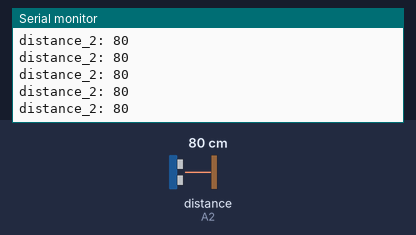
A sketch run on a simulated Arduino Uno, built with avr-gcc and run on an emulated ATmega328P. Parts: the last lines printed to the serial monitor. Wiring (inferred from the names in the program): ultrasonic range finder: trigger A3; echo A2. The inputs (shaded band) are chosen by the test bench; at power-on: distance to the obstacle (sensor on A2) 80 cm. The echo pulse lasts 58.3 µs per cm.

Above: at 1.2 s.
1.3 s: distance to the obstacle (sensor on A2) set to 2 cm
At 2.2 s:
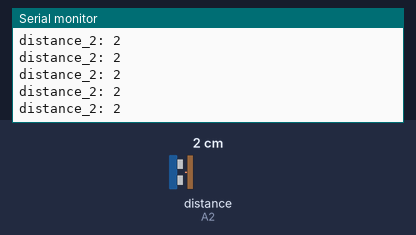
2.8 s: distance to the obstacle (sensor on A2) set to 18 cm
At 3.9 s:
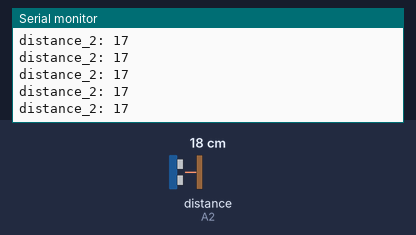
8.8 s: distance to the obstacle (sensor on A2) set to 4 cm
At 9.4 s:
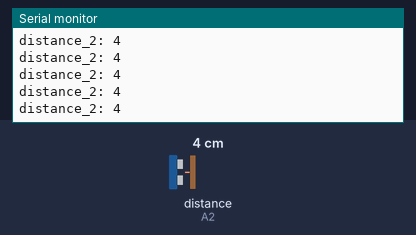
11.8 s: distance to the obstacle (sensor on A2) set to 35 cm
At 12.5 s:
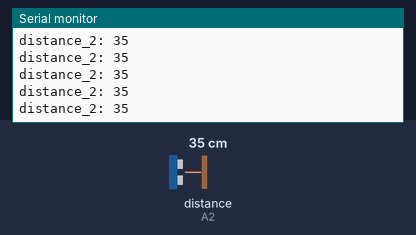
17.8 s: distance to the obstacle (sensor on A2) set to 9 cm
At 18.9 s:
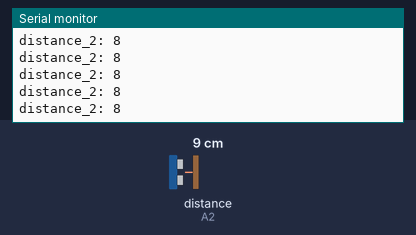
23.8 s: distance to the obstacle (sensor on A2) set to 60 cm
At 24.9 s:
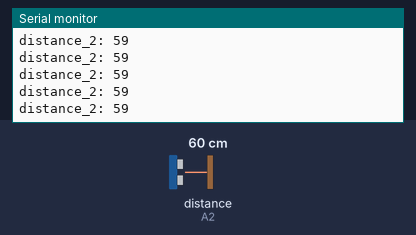
Timing chart, 0 to 26.8 s (numbered marks = the images above; inputs shaded):
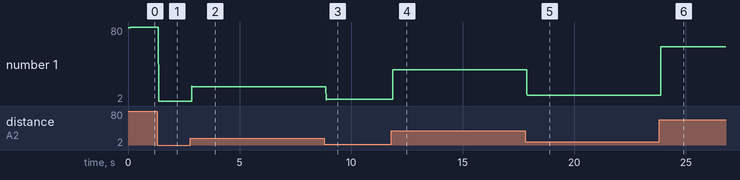

The sketch:

ultrasonic_2.ino
```cpp
const int trigPin_2 = A3;
const int echoPin_2 = A2;

long duration_2;
int distance_2;

void setup()
{
pinMode(trigPin_2, OUTPUT); // Sets the trigPin_2 as an Output
pinMode(echoPin_2, INPUT); // Sets the echoPin_2 as an Input
Serial.begin(9600); // Starts the serial communication
}

void loop()
{
ultrasonic_2();
}


void ultrasonic_2()
{
analogWrite(trigPin_2, 0);
delayMicroseconds(25);
analogWrite(trigPin_2, 255);
delayMicroseconds(25);
analogWrite(trigPin_2, 0);
duration_2 = pulseIn(echoPin_2, HIGH);
//distance_2= duration_2*0.034/2;
distance_2 = (duration_2/2) / 29.1;
Serial.print("distance_2: ");
Serial.println(distance_2);
}
```

Measured:
- after the input at 1.3 s, the serial monitor: prints a new line after 0.07 s (image 1)
- after the input at 2.8 s, the serial monitor: prints a new line after 0.07 s (image 2)
- after the input at 8.8 s, the serial monitor: prints a new line after 0.07 s (image 3)
- after the input at 11.8 s, the serial monitor: prints a new line after 0.07 s (image 4)
- after the input at 17.8 s, the serial monitor: prints a new line after 0.08 s (image 5)
- after the input at 23.8 s, the serial monitor: prints a new line after 0.08 s (image 6)
- plotted number 1: 2 → 17 after the input at 2.8 s, 17 → 4 after the input at 8.8 s, 4 → 35 after the input at 11.8 s, 35 → 8 after the input at 17.8 s, 8 → 59 after the input at 23.8 s
